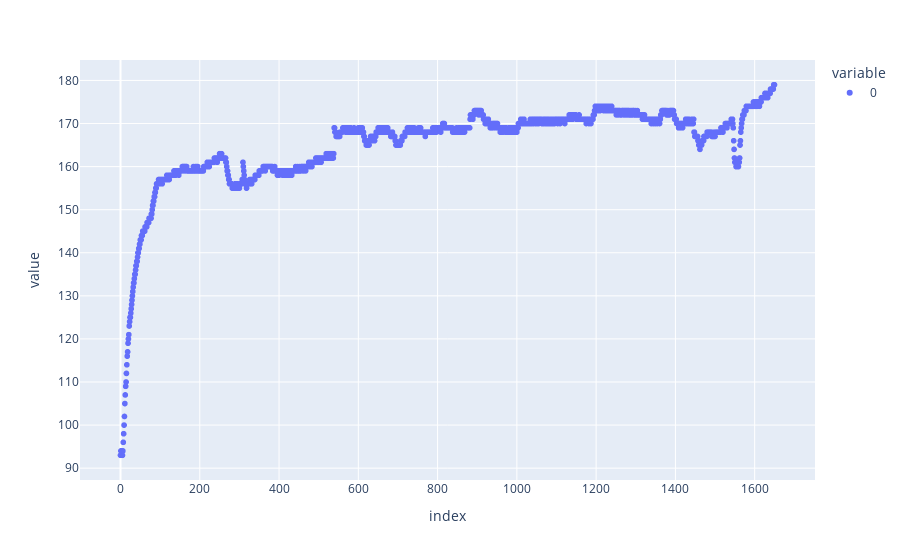

This figure's notebook cell:
### Code cell
hr = [
    int(pt.extensions[0].find('.//{*}hr').text) for pt in gpx.tracks[0].segments[0].points
]
px.scatter(hr)

### Figure 1 — Plotly figure (JSON) as saved in the notebook; plotly's stock layout.template omitted (floating-point values rounded to 4 significant figures; data arrays with more than 128 entries replaced by an {"elided": "..."} marker saying what was removed)
{"data": [{"hovertemplate": "variable=0<br>index=%{x}<br>value=%{y}<extra></extra>", "legendgroup": "0", "marker": {"color": "#636efa", "symbol": "circle"}, "mode": "markers", "name": "0", "showlegend": true, "type": "scattergl", "x": {"elided": "1651 int values"}, "xaxis": "x", "y": {"elided": "1651 int values"}, "yaxis": "y"}], "layout": {"legend": {"title": {"text": "variable"}, "tracegroupgap": 0}, "margin": {"t": 60}, "xaxis": {"anchor": "y", "domain": [0, 1], "title": {"text": "index"}}, "yaxis": {"anchor": "x", "domain": [0, 1], "title": {"text": "value"}}}}
